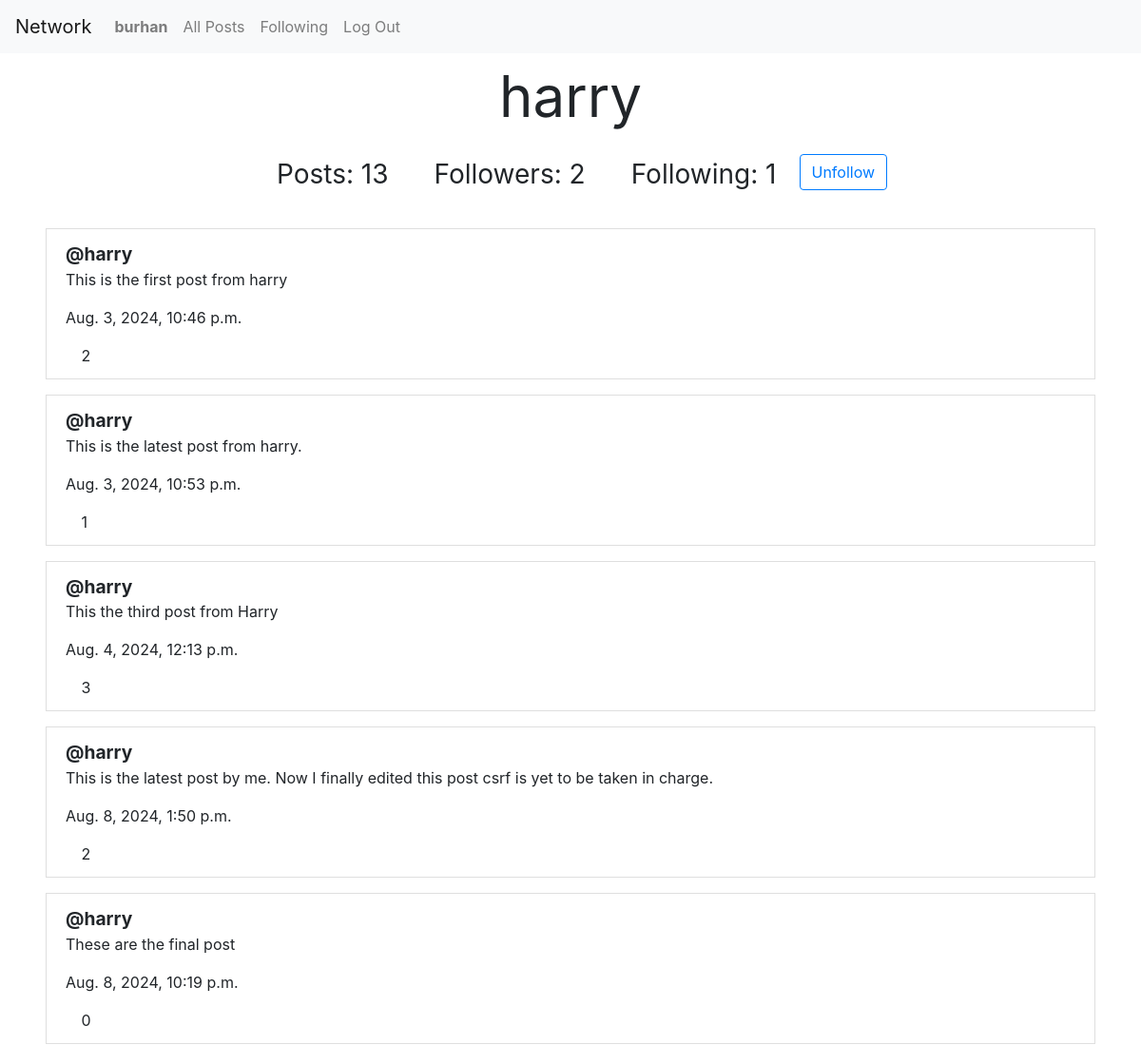
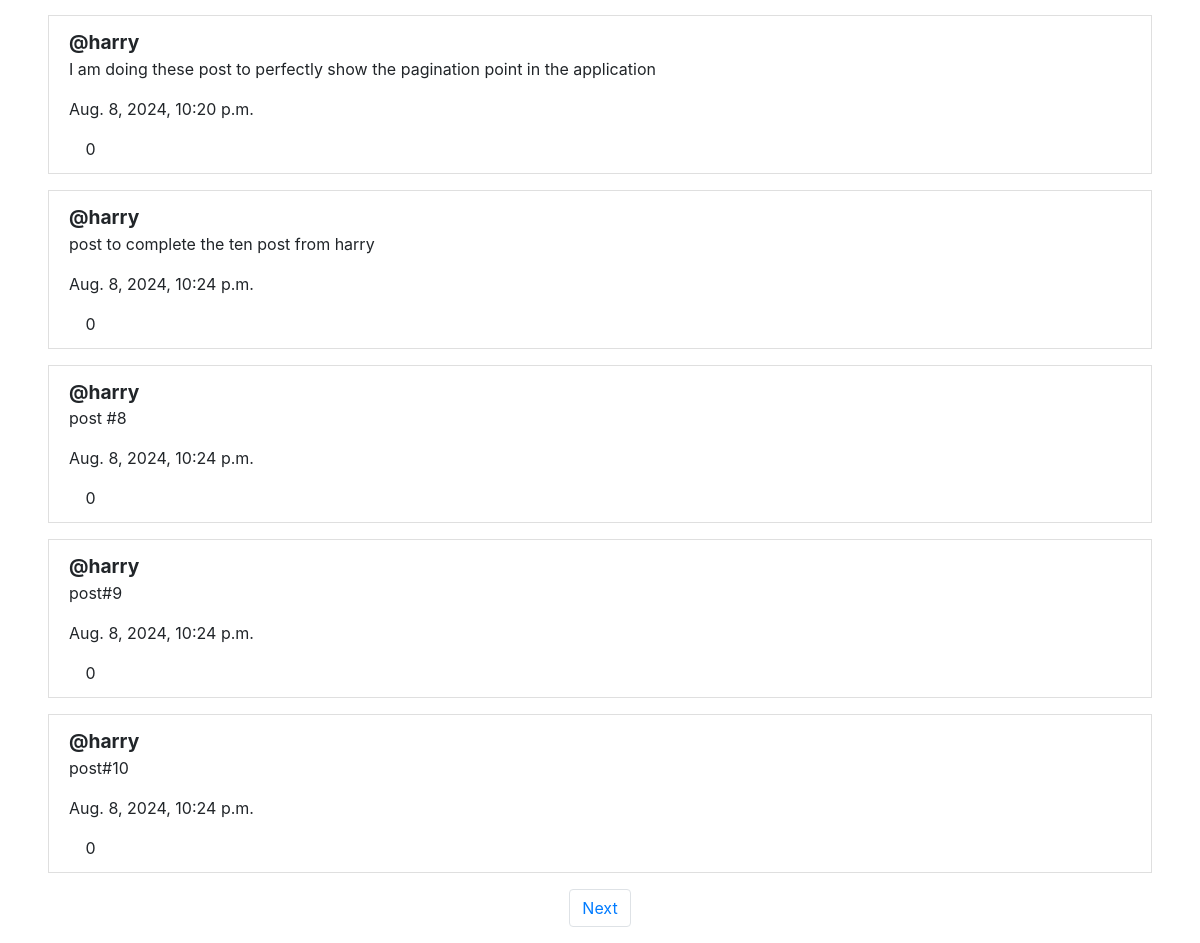
The page /profile/2 (signed in) on the database its author committed (2 pictures, top to bottom).
### network/models.py (models this page shows, shortened)
class User(AbstractUser):
    pass

class New_post(models.Model):
    poster = models.ForeignKey(User, on_delete=models.CASCADE, blank=True, related_name="post_by_user")
    content = models.CharField(max_length=200)
    posted_at = models.DateTimeField(blank=True)
    likes = models.ManyToManyField(User, blank=True, related_name="likes_on_a_post", null=True)
    likes_count = models.IntegerField(default=0, blank=True)

### network/views.py (the view)
# urls.py: path('profile/<int:user_id>', views.view_profile, name="users_profile"),
@login_required
def view_profile(request, user_id):
    user_instance = User.objects.filter(pk=user_id).first()
    user_posts = user_instance.post_by_user.all()
    paginator = Paginator(user_posts, 10)
    page_number = request.GET.get('page')
    page_obj = paginator.get_page(page_number)
    followers = user_instance.who_follow_users.all()
    following = user_instance.whom_user_is_following.all()
    is_follow = False
    current_user = request.user
    for each_following in current_user.whom_user_is_following.all():
        if user_instance == each_following.following:
            is_follow = True
            break
    return render(request, 'network/profile.html', {
        'posts_count': len(user_posts),
        "posts": page_obj,
        "user":user_instance,
        "btn": True if user_instance != request.user else False,
        "followers": len(followers),
        "following": len(following),
        'is_follow': is_follow,
        })

### network/templates/network/profile.html (shortened to what this page needs)
{% extends 'network/layout.html' %}
{% load static %}
{% block body %}
    <div class="h-100 w-100 m-auto">
        <div>
            <p class="px-4 text-center" style="font-size: 60px;">{{ user.username }}</p>
            <div class="d-flex justify-content-center m-3">
                <p class="mx-4" style="font-size: 28px;">Posts: {{ posts_count }}</p>
                <p class="mx-4" style="font-size: 28px;" id="followers">Followers: {{ followers }}</p>
                <p class="mx-4" style="font-size: 28px;">Following: {{ following }}</p>
                {% if user.is_authenticated %}
                    {% if btn %}
                        <span id="button" class="d-flex align-items-center mb-4">
                            {% if is_follow %}
                            <button class="btn btn-outline-primary" id="follow-btn" onclick="is_follow('{{ user.id }}')">Unfollow</button>
                            {% else %}
                            <button class="btn btn-outline-primary" id="follow-btn" onclick="is_follow('{{user.id}}')">Follow</button>
                            {% endif %}
                        </span>
                    {% endif %}
                {% endif %}
            </div>
        </div>
        <div id="all-user-posts">
             {% for post in posts %}
            <div class="list-group-item mx-5 my-3">
                <b><big>
                    @{{ post.poster}}
                </big></b>
                <p id="content-{{ post.id }}">{{ post.content }}</p>
                <p>{{ post.posted_at }}</p>
                <button style="background-color: transparent; border:none;" class="like-btn" id="btn-{{ post.id }}"></button>
                <span id="count-{{ post.id }}">{{ post.likes_count }}</span>
                <br/>
            </div>
            {% endfor %}
            <nav aria-label="Page navigation">
                <ul class="pagination justify-content-center">
                {% if posts.has_next %}
                    <li class="page-item">
                        <a class="page-link" href="?page={{ posts.next_page_number }}">Next</a>
                    </li>
                {% endif %}
                </ul>
              </nav>
        </div>
    </div>
{% endblock %}

### network/templates/network/layout.html (shortened to what this page needs)
{% load static %}
<!DOCTYPE html>
<html lang="en">
    <head>
        <link rel="stylesheet" href="https://stackpath.bootstrapcdn.com/bootstrap/4.4.1/css/bootstrap.min.css">
        <link href="{% static 'network/styles.css' %}" rel="stylesheet">
    </head>
    <body>
        <nav class="navbar navbar-expand-lg navbar-light bg-light">
            <a class="navbar-brand" href="{% url 'index' %}">Network</a>
            <div>
              <ul class="navbar-nav mr-auto">
                {% if user.is_authenticated %}
                    <li class="nav-item">
                        <a class="nav-link" href="{% url 'users_profile' request.user.id %}"><strong>{{ request.user }}</strong></a>
                    </li>
                {% endif %}
                <li class="nav-item">
                  <a class="nav-link" href="{% url 'index' %}">All Posts</a>
                </li>
                {% if user.is_authenticated %}
                    <li class="nav-item">
                        <a class="nav-link" href="{% url 'following_post' %}">Following</a>
                    </li>
                    <li class="nav-item">
                        <a class="nav-link" href="{% url 'logout' %}">Log Out</a>
                    </li>
                {% endif %}
              </ul>
            </div>
          </nav>
        <div class="body">
            {% block body %}
            {% endblock %}
        </div>
    </body>
</html>

### rows shown on the page
User: user "burhan"
User: username "harry"
New_post: poster "harry", content "This is the first post from harry", posted_at "Aug. 3, 2024, 10:46 p.m.", likes_count "2"
New_post: poster "harry", content "This is the latest post from harry.", posted_at "Aug. 3, 2024, 10:53 p.m.", likes_count "1"
New_post: poster "harry", content "This the third post from Harry", posted_at "Aug. 4, 2024, 12:13 p.m.", likes_count "3"
New_post: poster "harry", content "This is the latest post by me. Now I finally edited this post csrf is yet to be taken in charge.", posted_at "Aug. 8, 2024, 1:50 p.m.", likes_count "2"
New_post: poster "harry", content "These are the final post", posted_at "Aug. 8, 2024, 10:19 p.m.", likes_count "0"
New_post: poster "harry", content "I am doing these post to perfectly show the pagination point in the application", posted_at "Aug. 8, 2024, 10:20 p.m.", likes_count "0"
New_post: poster "harry", content "post to complete the ten post from harry", posted_at "Aug. 8, 2024, 10:24 p.m.", likes_count "0"
New_post: poster "harry", content "post #8", posted_at "Aug. 8, 2024, 10:24 p.m.", likes_count "0"
New_post: poster "harry", content "post#9", posted_at "Aug. 8, 2024, 10:24 p.m.", likes_count "0"
New_post: poster "harry", content "post#10", posted_at "Aug. 8, 2024, 10:24 p.m.", likes_count "0"

### other values the page prints
{{ posts_count }} "13"
{{ followers }} "2"
{{ following }} "1"
